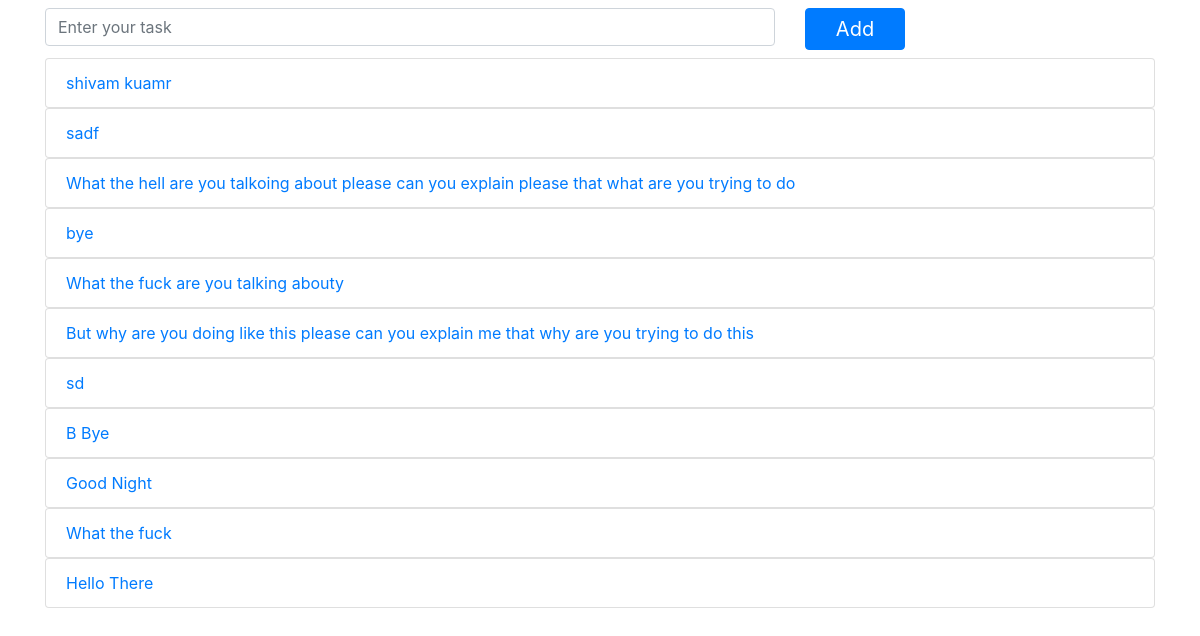
The page / on the database its author committed.
### home/models.py (models this page shows, shortened)
class TodoList(models.Model):
    text = models.CharField(max_length=200)
    pub_date = models.DateTimeField('date_published')

### home/views.py (the view)
# urls.py: path('', views.index, name='index'),
def index(request):
    list = TodoList.objects.all()[::-1]
    context = {
        'list': list,
    }
    msg = request.GET.get('msg')
    print(msg,' skr')
    return render(request,'home/index.html',context)

### home/templates/home/index.html (shortened to what this page needs)
<!DOCTYPE html>
{% load static %}
<html lang="en">
<head>
    <link rel="stylesheet" href="https://stackpath.bootstrapcdn.com/bootstrap/4.3.1/css/bootstrap.min.css">
    <link rel="stylesheet" type="text/css" href="{% static 'home/style.css' %}">
</head>
<body>
    <div class="container mt-2 mb-5" >
        <form action="/add" method="post" class="row">
            <div class="col-lg-8 col-sm-8 col-8">
               <input type="text" class="form-control mb-2" id="message" name="message" placeholder="Enter your task">
            </div>
            <div class="col-lg-4 col-sm-4 col-4">
                <button type="submit" class="btn btn-primary mb-2 button">Add</button>
            </div>
        </form>
        {% if list %}
        <div class = "row">
            <div class="col">
            <ul class="list-group">
                {% for i in list %}
                <a href="/detail/{{ i.id }}/">
                <li class="list-group-item">
                    {{ i.text }}
                </li>
                    </a>
                {% endfor %}
            </ul>
                </div>
            </div>
        {% endif %}
    </div>
</body>
</html>

### home/static/home/style.css (style rules this page uses)
.button { width:100px; margin-right: 20px; padding:5px; font-size: 20px; }

### rows shown on the page
TodoList: text "shivam kuamr"
TodoList: text "sadf"
TodoList: text "What the hell are you talkoing about please can you explain please that what are you trying to do"
TodoList: text "bye"
TodoList: text "What the fuck are you talking abouty"
TodoList: text "But why are you doing like this please can you explain me that why are you trying to do this"
TodoList: text "sd"
TodoList: text "B Bye"
TodoList: text "Good Night"
TodoList: text "What the fuck"
TodoList: text "Hello There"
